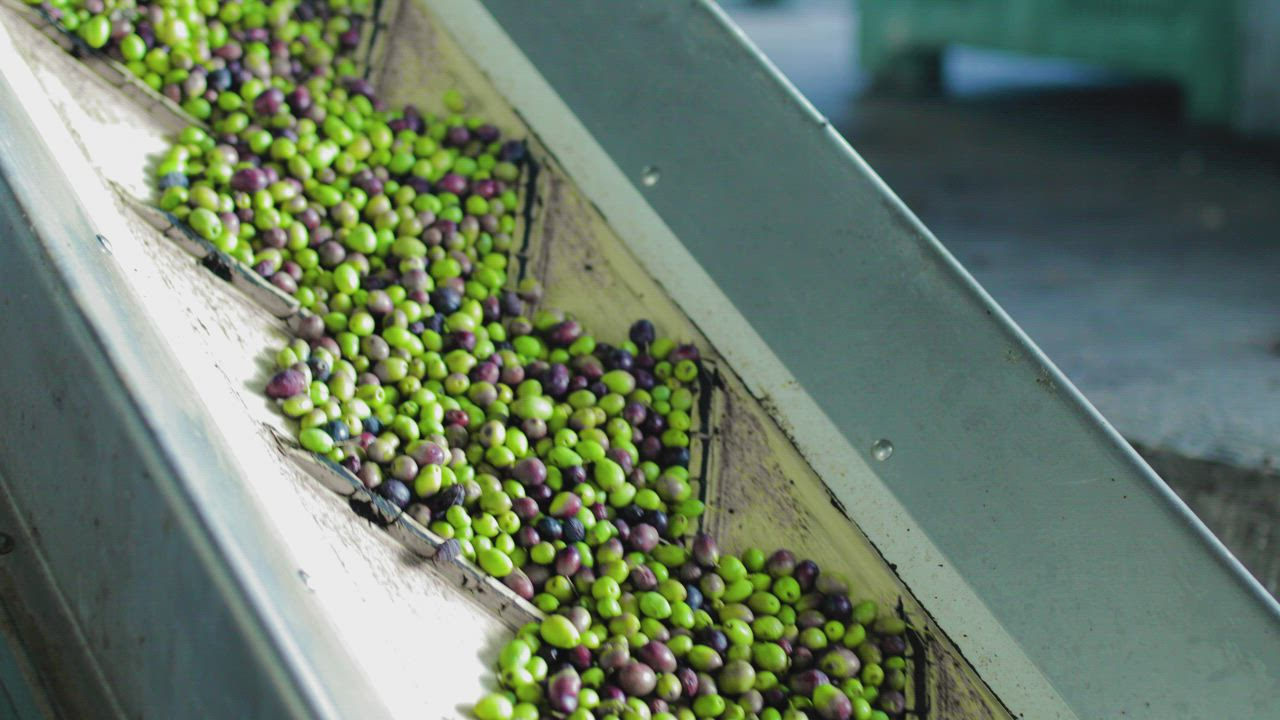
#> input picture images/belt.jpg, 1280 x 720 px
$ python olive_segmentation_otsu.py ../images/belt.jpg   (older library calls are emulated)
#> lines starting #> are read from the running program, lines starting #| are printed output that depends on the picture; after the words box and inside, x2 and y2 are one past the last pixel; in counts of white or black regions, pixels touching at a corner belong together
import argparse
import time
import cv2
import numpy as np
import matplotlib.pyplot as plt
from PIL import Image
from scipy import ndimage as ndi
from skimage.feature import peak_local_max
from skimage.segmentation import watershed
from skimage.measure import regionprops
from pathlib import Path

def run_pipeline(input_path: str, output_dir: str):
#> called with input_path = '../images/belt.jpg'
    pipeline_start = time.perf_counter()
    output_dir = Path(output_dir)
    output_dir.mkdir(parents=True, exist_ok=True)

    rgb = np.array(Image.open(input_path).convert("RGB"))
#> rgb is the input picture: shape (720, 1280, 3); mean R, G, B 104.8, 121.9, 103.6
    bgr = cv2.cvtColor(rgb, cv2.COLOR_RGB2BGR)
    h, w = rgb.shape[:2]

    # 1) Specular reflection detection
    hsv = cv2.cvtColor(bgr, cv2.COLOR_BGR2HSV)
#> hsv: shape (720, 1280, 3); mean H, S, V 67.5, 72.3, 124.3
    _, S, V = cv2.split(hsv)

    specular = ((V > 185) & (S < 145)).astype(np.uint8) * 255
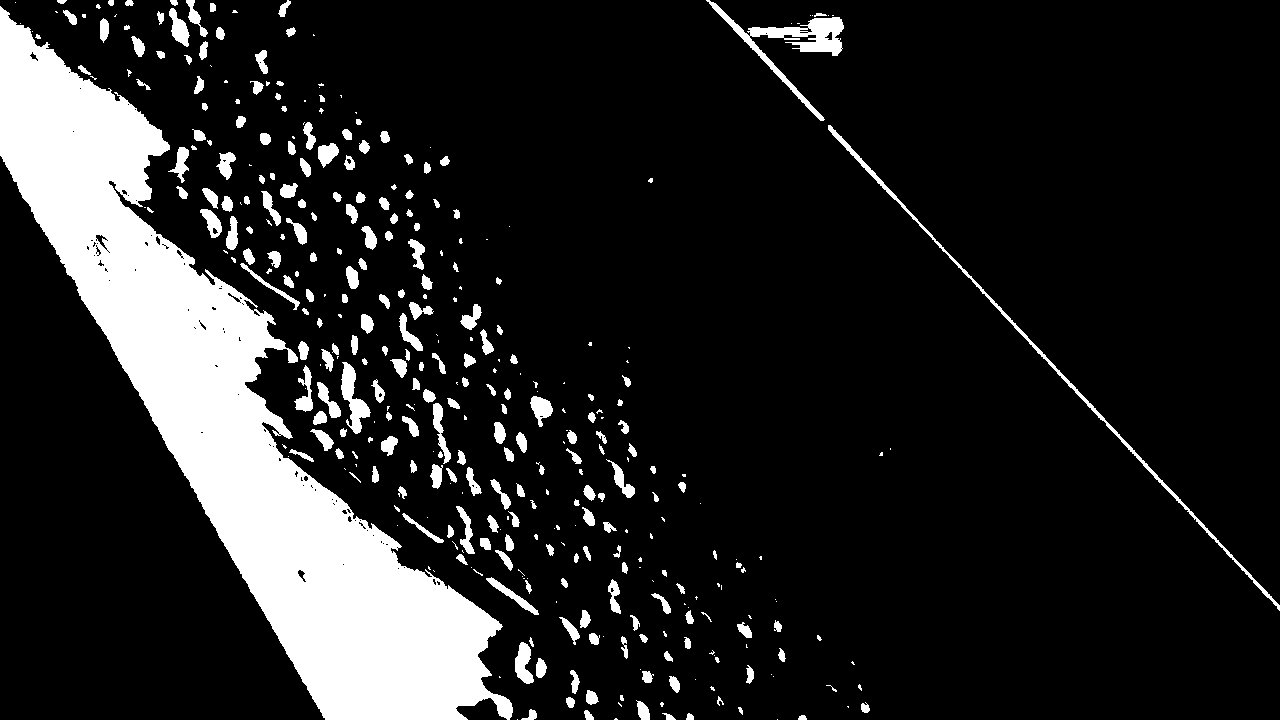
#> specular: shape (720, 1280); 14.2% white; 379 white regions (146 under 20 px), largest, box (x1, y1, x2, y2) and area: (0, 6, 513, 720) 99859, (706, 0, 844, 121) 2678, (828, 125, 1280, 611) 2272

    k3 = cv2.getStructuringElement(cv2.MORPH_ELLIPSE, (3, 3))
    k5 = cv2.getStructuringElement(cv2.MORPH_ELLIPSE, (5, 5))

    specular = cv2.morphologyEx(specular, cv2.MORPH_OPEN, k3, iterations=1)
#> specular: shape (720, 1280); 14% white; 296 white regions (73 under 20 px), largest, box (x1, y1, x2, y2) and area: (0, 6, 513, 720) 99532, (828, 125, 1280, 611) 2231, (749, 17, 844, 56) 1635
    specular = cv2.dilate(specular, k5, iterations=1)
#> specular: shape (720, 1280); 17.6% white; 239 white regions, largest, box (x1, y1, x2, y2) and area: (0, 4, 515, 720) 105306, (826, 123, 1280, 613) 5074, (704, 0, 846, 123) 4003

    # 2) Telea inpainting
    clean_bgr = cv2.inpaint(bgr, specular, 5, cv2.INPAINT_TELEA)
    clean_rgb = cv2.cvtColor(clean_bgr, cv2.COLOR_BGR2RGB)

    # 3) Blur + Mean Shift
    blur = cv2.GaussianBlur(clean_bgr, (9, 9), 0)
    ms = cv2.pyrMeanShiftFiltering(blur, sp=12, sr=30, maxLevel=1)
    ms_rgb = cv2.cvtColor(ms, cv2.COLOR_BGR2RGB)

    # 4) Otsu on Lab b* channel
    lab = cv2.cvtColor(ms, cv2.COLOR_BGR2LAB)
#> lab: shape (720, 1280, 3); mean of channels 0, 1, 2 114.4, 118.5, 136.2
    L, a, b = cv2.split(lab)

    otsu_threshold, base = cv2.threshold(
        b,
        0,
        255,
        cv2.THRESH_BINARY + cv2.THRESH_OTSU
    )
#> base: shape (720, 1280); 16.9% white; 80 white regions (62 under 20 px), largest, box (x1, y1, x2, y2) and area: (121, 0, 905, 720) 139067, (498, 244, 689, 369) 8904, (49, 0, 124, 48) 1916
#> otsu_threshold = 149

    base = cv2.morphologyEx(base, cv2.MORPH_OPEN, k3, iterations=1)
#> base: shape (720, 1280); 16.7% white; 25 white regions (7 under 20 px), largest, box (x1, y1, x2, y2) and area: (121, 0, 905, 720) 138097, (499, 244, 688, 369) 8850, (49, 0, 124, 48) 1909

    # 5) Black-hat for dark gaps
    bh_kernel = cv2.getStructuringElement(cv2.MORPH_ELLIPSE, (13, 13))
    blackhat = cv2.morphologyEx(L, cv2.MORPH_BLACKHAT, bh_kernel)

    _, blackhat_mask = cv2.threshold(
        blackhat, 18, 255, cv2.THRESH_BINARY
    )
#> blackhat_mask: shape (720, 1280); 6.3% white; 778 white regions (458 under 20 px), largest, box (x1, y1, x2, y2) and area: (770, 417, 915, 598) 1615, (278, 406, 397, 495) 1590, (200, 43, 259, 109) 1217

    blackhat_mask = cv2.morphologyEx(
        blackhat_mask, cv2.MORPH_OPEN, k3, iterations=1
    )
#> blackhat_mask: shape (720, 1280); 5.8% white; 464 white regions (144 under 20 px), largest, box (x1, y1, x2, y2) and area: (770, 417, 914, 597) 1607, (291, 440, 397, 495) 1281, (480, 288, 518, 355) 1050

    # 6) Scharr + Canny
    gray = cv2.cvtColor(ms, cv2.COLOR_BGR2GRAY)

    gx = cv2.Scharr(gray, cv2.CV_32F, 1, 0)
    gy = cv2.Scharr(gray, cv2.CV_32F, 0, 1)

    magnitude = cv2.magnitude(gx, gy)
    magnitude_u8 = cv2.normalize(
        magnitude, None, 0, 255, cv2.NORM_MINMAX
    ).astype(np.uint8)

    strong_gradient = (magnitude_u8 > 85).astype(np.uint8) * 255
#> strong_gradient: shape (720, 1280); 3.8% white in thin lines or dots
    canny = cv2.Canny(gray, 50, 120)
#> canny: shape (720, 1280); 4.3% white in thin lines or dots

    edge_support = cv2.bitwise_or(strong_gradient, canny)
#> edge_support: shape (720, 1280); 5.7% white in thin lines or dots

    # 7) Black-hat + derivative separators
    edge_near = cv2.dilate(edge_support, k5, iterations=1)
#> edge_near: shape (720, 1280); 19.4% white; 41 white regions, largest, box (x1, y1, x2, y2) and area: (13, 0, 1022, 720) 152741, (476, 0, 1020, 647) 5480, (286, 0, 389, 112) 3652
    separator = cv2.bitwise_and(blackhat_mask, edge_near)
#> separator: shape (720, 1280); 4.3% white; 553 white regions (229 under 20 px), largest, box (x1, y1, x2, y2) and area: (770, 417, 914, 597) 1360, (291, 440, 397, 495) 1023, (692, 563, 733, 628) 656
    separator = cv2.dilate(separator, k3, iterations=1)
#> separator: shape (720, 1280); 6.9% white; 430 white regions (81 under 20 px), largest, box (x1, y1, x2, y2) and area: (769, 416, 915, 598) 1935, (277, 405, 398, 496) 1888, (682, 562, 736, 673) 1638

    # 8) Apply separators to Otsu mask
    separated = base.copy()
    separated[separator > 0] = 0
#> separated: shape (720, 1280); 14.2% white; 96 white regions (51 under 20 px), largest, box (x1, y1, x2, y2) and area: (121, 0, 798, 720) 69962, (735, 442, 904, 686) 10986, (533, 244, 688, 357) 7438
    separated = cv2.morphologyEx(
        separated, cv2.MORPH_OPEN, k3, iterations=1
    )
#> separated: shape (720, 1280); 14.2% white; 70 white regions (18 under 20 px), largest, box (x1, y1, x2, y2) and area: (255, 183, 721, 665) 32783, (121, 0, 515, 273) 30168, (735, 442, 904, 685) 10975

    binary = separated > 0

    # 9) Distance transform + watershed
    distance = ndi.distance_transform_edt(binary)
    distance_smooth = ndi.gaussian_filter(distance, sigma=2.2)

    coords = peak_local_max(
        distance_smooth,
        min_distance=16,
        threshold_abs=4.5,
        labels=binary
    )
#> coords = 120 pairs, first value 16 to 703, second value 92 to 873

    marker_img = np.zeros((h, w), dtype=np.int32)
    for i, (r, c) in enumerate(coords, start=1):
        marker_img[r, c] = i
#> this loop made 120 passes
#> (r, c) on passes 1 to 8: (539, 826), (316, 605), (100, 452), (592, 873), (26, 181), (532, 759), (394, 352), (365, 407)
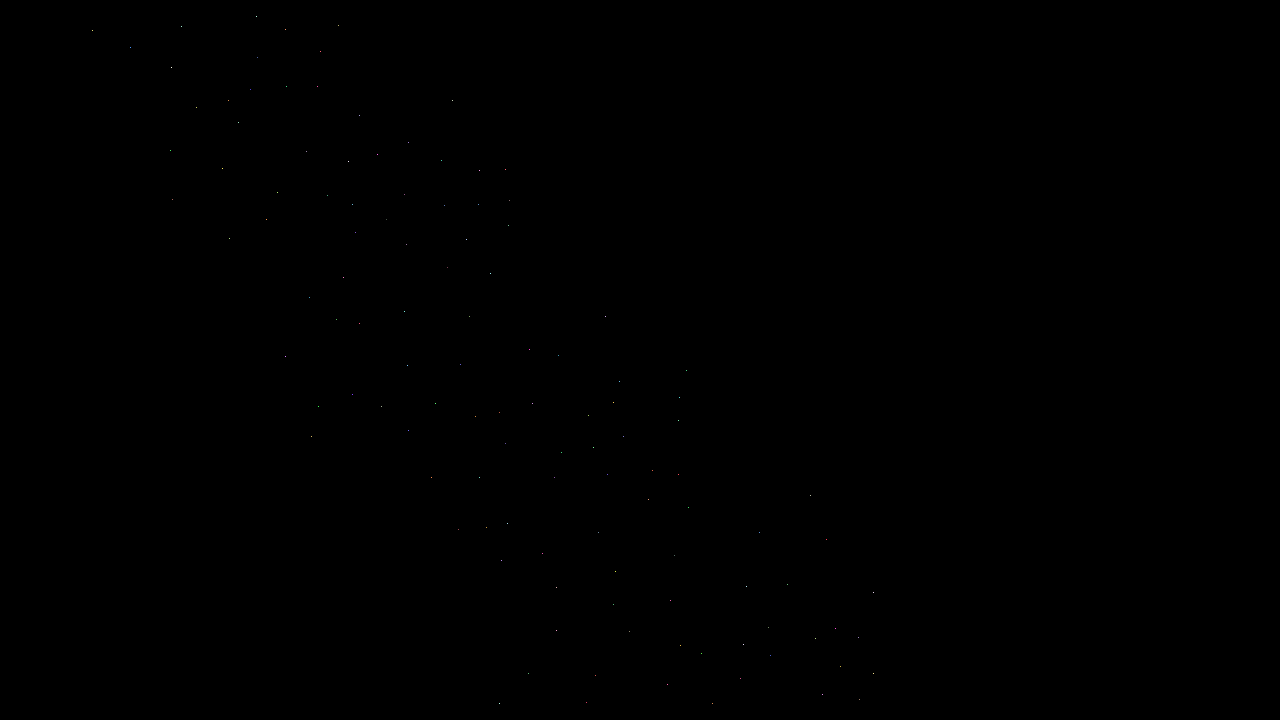
#> marker_img: shape (720, 1280) int32; 121 distinct labels, from 0 to 120; one colour per label, 0 black

    markers = ndi.label(marker_img > 0)[0]
#> markers: shape (720, 1280) int32; 121 distinct labels, from 0 to 120

    labels = watershed(
        -distance_smooth,
        markers,
        mask=binary,
        watershed_line=True
    )
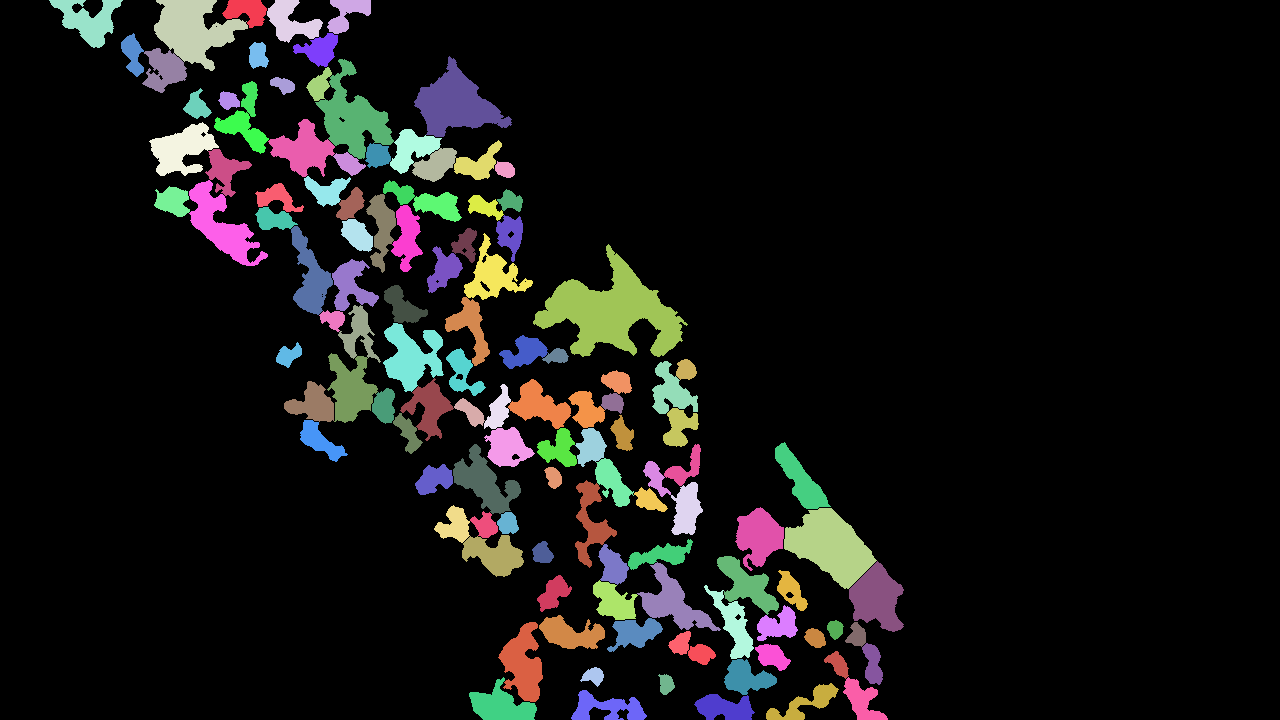
#> labels: shape (720, 1280) int32; 121 distinct labels, from 0 to 120; one colour per label, 0 black

    # 10) Filter plausible olive regions
    accepted = np.zeros_like(labels, dtype=np.int32)
    new_id = 1

    for region in regionprops(labels):
        area = region.area
        if area < 400 or area > 3600:
            continue

        minr, minc, maxr, maxc = region.bbox
        bh = maxr - minr
        bw = maxc - minc
        aspect = max(bh, bw) / max(1, min(bh, bw))

        if not (1.0 <= aspect <= 2.7):
            continue
        if region.solidity < 0.74:
            continue
        if not (0.20 <= region.eccentricity <= 0.93):
            continue

        accepted[labels == region.label] = new_id
        new_id += 1
#> this loop made 120 passes
#> (area, minr, minc, maxr, maxc, bh, bw, aspect) on passes 1 to 8: (794, 0, 222, 28, 267, 28, 45, 1.61), (799, 0, 327, 34, 371, 34, 44, 1.29), (3559, 0, 154, 71, 248, 71, 94, 1.32), (1258, 0, 267, 43, 323, 43, 56, 1.3), (1688, 0, 49, 48, 123, 48, 74, 1.54), (570, 33, 121, 77, 144, 44, 23, 1.91), (840, 33, 293, 67, 338, 34, 45, 1.32), (405, 42, 249, 69, 269, 27, 20, 1.35)
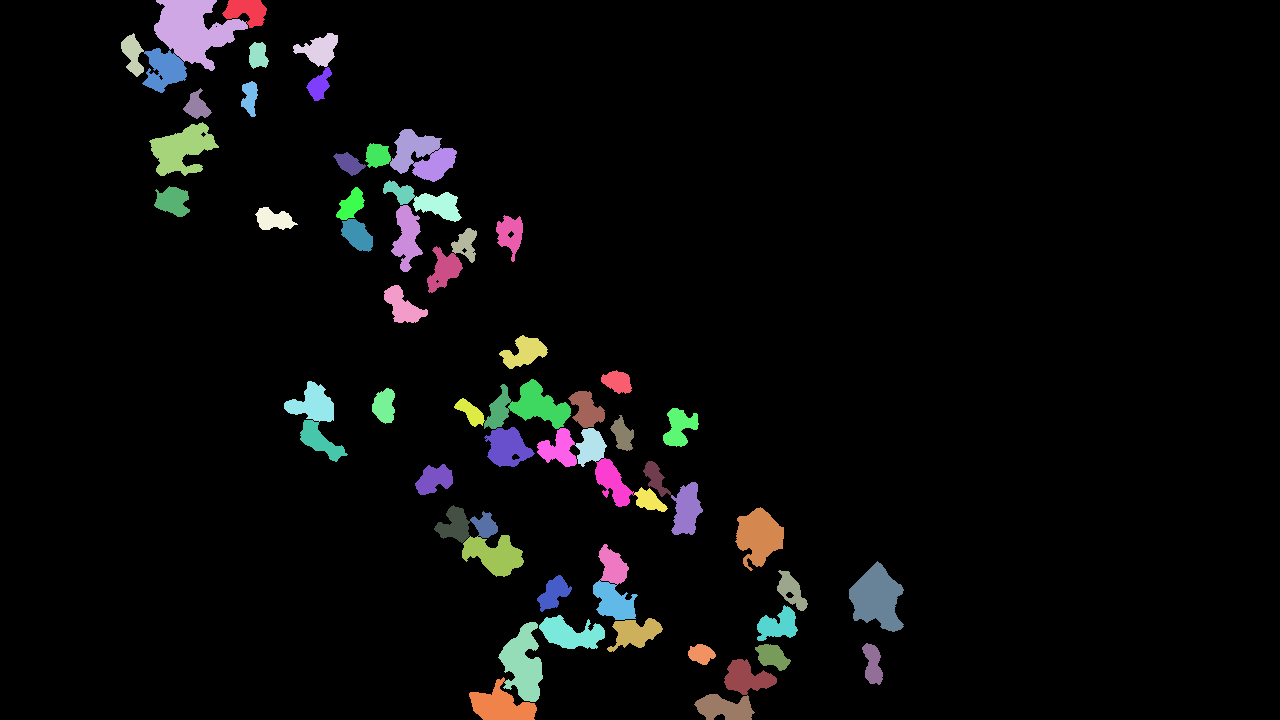
#> accepted: shape (720, 1280) int32; 64 distinct labels, from 0 to 63; one colour per label, 0 black
#> after the loop, new_id = 64

    n = new_id - 1
#> n = 63

    # 11) Per-olive morphology + hole filling
    final = np.zeros_like(accepted, dtype=np.int32)
    close_kernel = cv2.getStructuringElement(
        cv2.MORPH_ELLIPSE, (7, 7)
    )

    for obj_id in range(1, n + 1):
        obj = (accepted == obj_id).astype(np.uint8) * 255
        ys, xs = np.where(obj > 0)

        if len(xs) == 0:
            continue

        pad = 8
        x0 = max(xs.min() - pad, 0)
        x1 = min(xs.max() + pad + 1, w)
        y0 = max(ys.min() - pad, 0)
        y1 = min(ys.max() + pad + 1, h)

        crop = obj[y0:y1, x0:x1]

        closed = cv2.morphologyEx(
            crop,
            cv2.MORPH_CLOSE,
            close_kernel,
            iterations=1
        )

        padded = cv2.copyMakeBorder(
            closed, 1, 1, 1, 1,
            cv2.BORDER_CONSTANT,
            value=0
        )

        flood = padded.copy()
        flood_mask = np.zeros(
            (padded.shape[0] + 2, padded.shape[1] + 2),
            dtype=np.uint8
        )

        cv2.floodFill(flood, flood_mask, (0, 0), 255)
        holes = cv2.bitwise_not(flood)

        filled = cv2.bitwise_or(
            padded, holes
        )[1:-1, 1:-1]

        allowable = cv2.dilate(crop, k3, iterations=2)
        filled = cv2.bitwise_and(filled, allowable)

        sub = final[y0:y1, x0:x1]
        add = (filled > 0) & (sub == 0)
        sub[add] = obj_id
        final[y0:y1, x0:x1] = sub
#> this loop made 63 passes
#> (x0, x1, y0, y1) on passes 1 to 8: (214, 275, 0, 36), (146, 256, 0, 79), (113, 152, 25, 85), (285, 346, 25, 75), (241, 277, 34, 77), (134, 195, 40, 101), (298, 340, 59, 109), (233, 266, 73, 125)
#> closed: shape (34, 77); 42.2% white; 1 white region, box (x1, y1, x2, y2) and area: (8, 8, 69, 34) 1106
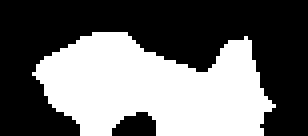
#> crop: shape (34, 77) (shown 4 times larger); 42% white; 1 white region, box (x1, y1, x2, y2) and area: (8, 8, 69, 34) 1100

    # 12) Overlay
    overlay = rgb.copy()

    for obj_id in range(1, n + 1):
        mask_i = (final == obj_id).astype(np.uint8) * 255

        contours, _ = cv2.findContours(
            mask_i,
            cv2.RETR_EXTERNAL,
            cv2.CHAIN_APPROX_SIMPLE
        )

        cv2.drawContours(
            overlay,
            contours,
            -1,
            (255, 0, 0),
            2
        )

        ys, xs = np.where(final == obj_id)
        if len(xs):
            cx = int(xs.mean())
            cy = int(ys.mean())

            cv2.putText(
                overlay,
                str(obj_id),
                (cx - 6, cy + 5),
                cv2.FONT_HERSHEY_SIMPLEX,
                0.42,
                (255, 255, 255),
                1,
                cv2.LINE_AA
            )

    # Save outputs
    cv2.imwrite(str(output_dir / "01_specular_mask.png"), specular)
    cv2.imwrite(str(output_dir / "02_specular_removed.png"), clean_bgr)
    cv2.imwrite(str(output_dir / "03_mean_shift.png"), ms)
    cv2.imwrite(str(output_dir / "04_otsu_mask.png"), base)
    cv2.imwrite(str(output_dir / "05_blackhat.png"), blackhat)
    cv2.imwrite(str(output_dir / "06_separator.png"), separator)
    cv2.imwrite(
        str(output_dir / "07_final_mask.png"),
        (final > 0).astype(np.uint8) * 255
    )
    cv2.imwrite(
        str(output_dir / "08_final_overlay.png"),
        cv2.cvtColor(overlay, cv2.COLOR_RGB2BGR)
    )

    # Comparison figure
    fig, ax = plt.subplots(2, 3, figsize=(14, 9))

    ax[0, 0].imshow(rgb)
    ax[0, 0].set_title("Original")

    ax[0, 1].imshow(specular, cmap="gray")
    ax[0, 1].set_title("Specular reflection mask")

    ax[0, 2].imshow(clean_rgb)
    ax[0, 2].set_title("After Telea inpainting")

    ax[1, 0].imshow(base, cmap="gray")
    ax[1, 0].set_title(
        f"Otsu mask on Lab b* (T={otsu_threshold:.0f})"
    )

    ax[1, 1].imshow(separator, cmap="gray")
    ax[1, 1].set_title("Black-hat + derivative separators")

    ax[1, 2].imshow(overlay)
    ax[1, 2].set_title(f"Final selected olives: {n}")

    for axis in ax.ravel():
        axis.axis("off")

    plt.tight_layout()

    comparison_path = output_dir / "09_pipeline_comparison.png"
    plt.savefig(comparison_path, dpi=180, bbox_inches="tight")
    plt.close(fig)

    print(f"Otsu threshold on Lab b*: {otsu_threshold:.0f}")
#| Otsu threshold on Lab b*: 149
    print(f"Selected olive regions: {n}")
#| Selected olive regions: 63
    print(f"Results saved in: {output_dir.resolve()}")
    print(f"Total processing time: {time.perf_counter() - pipeline_start:.2f}s")


if __name__ == "__main__":
    parser = argparse.ArgumentParser(
        description=(
            "Olive segmentation with specular reflection removal, "
            "Mean Shift, Otsu, Black-hat, derivatives and Watershed."
        )
    )

    parser.add_argument(
        "image",
        help="Path to the input image."
    )

    parser.add_argument(
        "--output",
        default=Path(__file__).resolve().parent / "results" / "otsu",
        help="Output directory. Default: computer_vision_pipeline/results/otsu"
    )

    args = parser.parse_args()
    run_pipeline(args.image, args.output)
